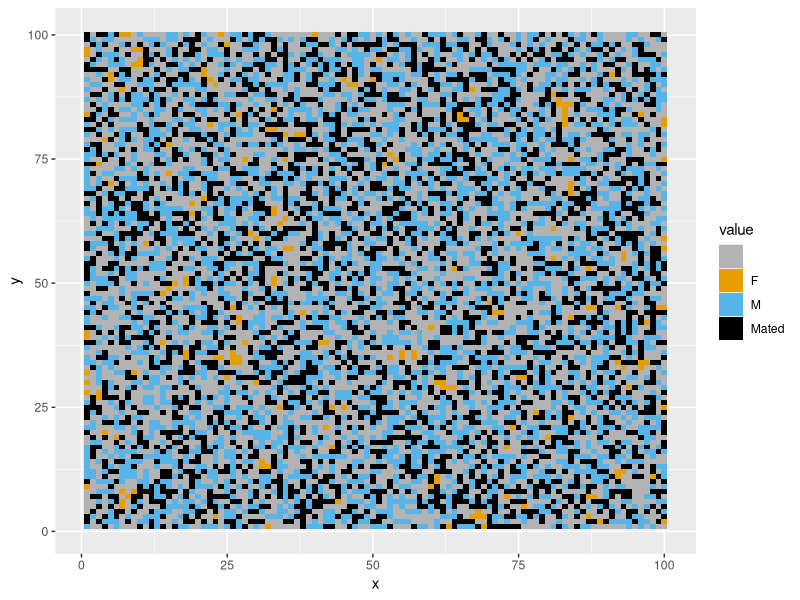
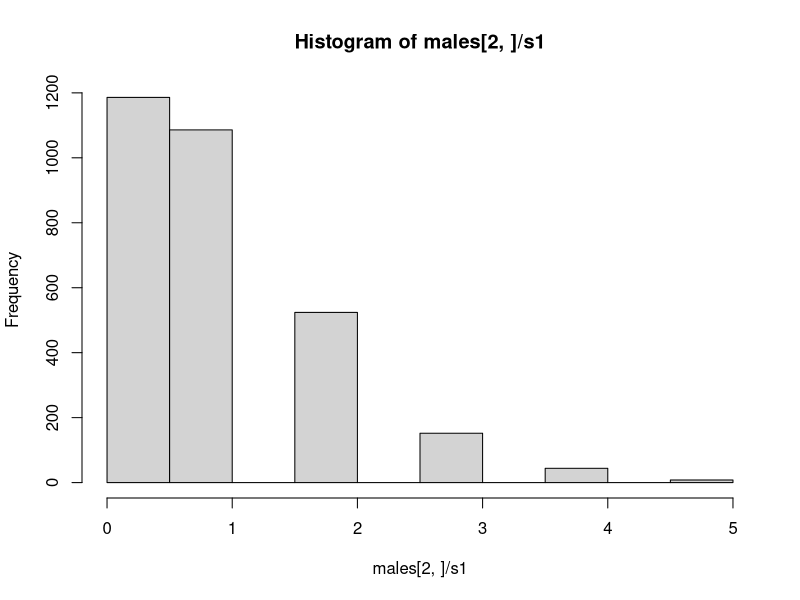
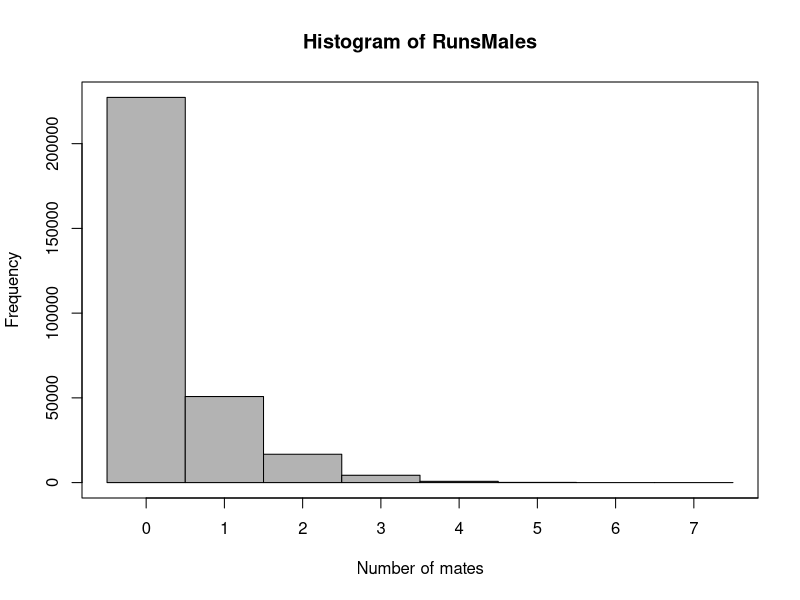

Generate these figures, in order, with R: (Note: a time limit stopped this script after it produced the figures.)
##### Code for measuring differences in effective population sizes between moss sexes ######

### The code has two major parts
# 1) Varying the population density
# 2) Varying the sex ratio

# Each part has three subsection
# 1) A single run of the simulation which can plot the arena
# 2) Multiple runs of the simulation
# 3) Full simulation which runs multiple runs for a range of parameter values

## Packages needed for plotting
require(reshape2)
require(ggplot2)

# Making colorblind friendly palette
colors <- c("#000000", "#E69F00", "#56B4E9", "#009E73",
            "#F0E442", "#0072B2", "#D55E00", "#CC79A7")


###########################################################
################# Varying the density #####################
###########################################################

# This simulation can be used to vary the density of indiviudals in the arena

####### Individual run of the simulation ########

##### Program ####
aRows <- 100 # Number of rows in spatial grid
aCols <- 100 # Number of columns in spatial grid

# Create empty spatial grid called "arena"
arena <- matrix(data = " ", nrow = aRows, ncol = aCols, byrow = FALSE, dimnames = NULL) 

N <- 6000 # population size, must be even  number because I assume an equal sex ratio

# Randomly selecting locations of individuals on grid
locs <- sample(seq(1,(aRows*aCols),by=1),N,replace=FALSE)

males <- matrix(data = 0, nrow = 2, ncol = N/2) # matrix of males
females <- rep(0,N/2) # matrix of males

m <- 1 # counter for males added 
f <- 1 # counter for males added 
for(i in 1:N){
  # alternate between placing of males and females on grid
  if(i%%2 == 0){
    males[1,m] <- locs[i] # Storing location
    arena[locs[i]] <- "M" # placing on grid
    m = m + 1
  }
  else{
    females[f] <- locs[i] # Storing location
    arena[locs[i]] <- "F"  # placing on grid
    f = f + 1
  }
}

# arena # shows grid

females <- sample(females,(N/2))#shuffle order of males

fM <- 0 # store number of mated females

for(i in 1:length(females)){
  mates <- rep(0,0) # vector of indexes of potential mates
  
  fRow <-(females[i]%% aRows) # convert index to row
  if(fRow == 0){fRow = aRows}
  fCol <- floor(((females[i])/aCols)+.99) # convert index to col
  
  if(fRow-1>0){ #check if there is a female above
    if(arena[(fRow-1),(fCol)] == "M"){
      # convert males loctation back to index
      index <- (((fCol-1)*aCols) + (fRow-1)) 
      # add index to list of potential mates
      mates <- c(mates,index)
    }
  }
  
  if(fRow+1<=aRows){ #check if there is a female below
    if(arena[(fRow+1),(fCol)] == "M"){
      # convert males loctation back to index
      index <- (((fCol-1)*aCols) + (fRow+1)) 
      # add index to list of potential mates
      mates <- c(mates,index)
    }
  }
  
  if(fCol-1>0){ #check if there is a female to the left
    if(arena[(fRow),(fCol-1)] == "M"){
      # convert males loctation back to index
      index <- (((fCol-2)*aCols) + (fRow)) 
      # add index to list of potential mates
      mates <- c(mates,index)
    }
  }
  
  if(fCol+1<=aCols){ #check if there is a female to the right
    if(arena[(fRow),(fCol+1)] == "M"){
      # convert males loctation back to index
      index <- (((fCol)*aCols) + (fRow)) 
      # add index to list of potential mates
      mates <- c(mates,index)
    }
  }
  
  if(fRow-1>0 && fCol-1>0){ #check diagonal up left
    if(arena[(fRow-1),(fCol-1)] == "M"){
      # convert males loctation back to index
      index <- (((fCol-2)*aCols) + (fRow-1)) 
      # add index to list of potential mates
      mates <- c(mates,index)
    }
  }
  
  if(fRow-1>0 && fCol+1<=aCols){ #check diagonal up right
    if(arena[(fRow-1),(fCol+1)] == "M"){
      # convert males loctation back to index
      index <- (((fCol)*aCols) + (fRow-1)) 
      # add index to list of potential mates
      mates <- c(mates,index)
    }
  }
  
  if(fRow+1<=aRows && fCol+1<=aCols){ #diagonal down right
    if(arena[(fRow+1),(fCol+1)] == "M"){
      # convert males loctation back to index
      index <- (((fCol)*aCols) + (fRow+1)) 
      # add index to list of potential mates
      mates <- c(mates,index)
    }
  }
  
  if(fRow+1<=aRows && fCol-1>0){ #check diagonal down left
    if(arena[(fRow+1),(fCol-1)] == "M"){
      # convert males loctation back to index
      index <- (((fCol-2)*aCols) + (fRow+1)) 
      # add index to list of potential mates
      mates <- c(mates,index)
    }
  }
  
  ## Mating
  if(length(mates) > 1){
    mate1 <- sample(mates,1) # randomly select mate
    mateX <- which(males[1,]==mate1) # index of mate
    males[2,mateX] = males[2,mateX] + 1
    
    # Record female as mated in arena
    arena[females[i]] <- "Mated" 
    fM = fM+1 # count how many females mated
  }
  if(length(mates) == 1){
    mateX <- which(males[1,]==mates) # index of mate
    males[2,mateX] = males[2,mateX] + 1
    
    # Record female as mated in arena
    arena[females[i]] <- "Mated" 
    fM = fM+1 # count how many females mated
  }
  
}

#### Plotting final arena ####
x1=melt(arena)
names(x1)=c("x","y","value")
levels(x1$value)=c("Empty","Unmated Female","Male","Mated Female")
qplot(x, y, fill=value, data=x1,geom='tile')+scale_fill_manual(values=c("gray70",colors[2],colors[3],colors[1]))
# Note, this plot looks wrong if the population size
# equals the arena size because there is one less level

## Calculating effective population size
# Scaler that is used to adjust fecundity to keep pop size constant
s1 <- (2/(mean(males[2,]))) # scale to keep pop size equal

# Applying scaler s1 to males
males[2,]<- sapply(males[2,],(function(x){x*s1}))
#mean(males[2,])
#var(males[2,])

# Calculating male (V chromosome) effective pop size
Ne <- ((2*N) - 2) / (2+var(males[2,]))

# Applying scaler to females
fList <- c(rep(s1,fM),rep(0,(N/2)-fM))
#mean(fList)
#var(fList)

# Calculating female (U chromosome) effective pop size
NeF <-  ((2*N) - 2) / (2+var(fList))

# Calculating autosome effective population size
alist <- c(males[2,],fList) # list of whole pop
Auto <- ((4*N) - 2) / (2+var(alist))

#histogram of number of mates per male
hist(males[2,]/s1)



####### Multiple runs of the simulation ########

reps <- 100 # Number of replicates

N <- 6000 # population size, must be even  number because I assume an equal sex ratio

RunsMales <- matrix(data = 0, nrow = reps, ncol = N/2) # matrix of males

RunsNeM <- rep(0,reps) # storing NeM values
RunsNeF <- rep(0,reps) # storing NeF values
RunsNeA <- rep(0,reps) # storing NeA values

for(k in 1:reps){
  ##### Program ####
  aRows <- 100 # Number of rows in spatial grid
  aCols <- 100 # Number of columns in spatial grid
  
  # Create empty spatial grid called "arena"
  arena <- matrix(data = " ", nrow = aRows, ncol = aCols, byrow = FALSE, dimnames = NULL) 
  
  # Randomly selecting locations of individuals on grid
  locs <- sample(seq(1,(aRows*aCols),by=1),N,replace=FALSE)
  
  males <- matrix(data = 0, nrow = 2, ncol = N/2) # matrix of males
  females <- rep(0,N/2) # matrix of males
  
  m <- 1 # counter for males added 
  f <- 1 # counter for males added 
  for(i in 1:N){
    # alternate between placing of males and females on grid
    if(i%%2 == 0){
      males[1,m] <- locs[i] # Storing location
      arena[locs[i]] <- "M" # placing on grid
      m = m + 1
    }
    else{
      females[m] <- locs[i] # Storing location
      arena[locs[i]] <- "F"  # placing on grid
      f = f + 1
    }
  }
  
  # arena # shows grid
  
  females <- sample(females,(N/2))#shuffle order of males
  
  fM <- 0 # store number of mated females
  
  for(i in 1:length(females)){
    mates <- rep(0,0) # vector of indexes of potential mates
    
    fRow <-(females[i]%% aRows) # convert index to row
    if(fRow == 0){fRow = aRows}
    fCol <- floor(((females[i])/aCols)+.99) # convert index to col
    
    if(fRow-1>0){ #check if there is a female above
      if(arena[(fRow-1),(fCol)] == "M"){
        # convert males loctation back to index
        index <- (((fCol-1)*aCols) + (fRow-1)) 
        # add index to list of potential mates
        mates <- c(mates,index)
      }
    }
    
    if(fRow+1<=aRows){ #check if there is a female below
      if(arena[(fRow+1),(fCol)] == "M"){
        # convert males loctation back to index
        index <- (((fCol-1)*aCols) + (fRow+1)) 
        # add index to list of potential mates
        mates <- c(mates,index)
      }
    }
    
    if(fCol-1>0){ #check if there is a female to the left
      if(arena[(fRow),(fCol-1)] == "M"){
        # convert males loctation back to index
        index <- (((fCol-2)*aCols) + (fRow)) 
        # add index to list of potential mates
        mates <- c(mates,index)
      }
    }
    
    if(fCol+1<=aCols){ #check if there is a female to the right
      if(arena[(fRow),(fCol+1)] == "M"){
        # convert males loctation back to index
        index <- (((fCol)*aCols) + (fRow)) 
        # add index to list of potential mates
        mates <- c(mates,index)
      }
    }
    
    if(fRow-1>0 && fCol-1>0){ #check diagonal up left
      if(arena[(fRow-1),(fCol-1)] == "M"){
        # convert males loctation back to index
        index <- (((fCol-2)*aCols) + (fRow-1)) 
        # add index to list of potential mates
        mates <- c(mates,index)
      }
    }
    
    if(fRow-1>0 && fCol+1<=aCols){ #check diagonal up right
      if(arena[(fRow-1),(fCol+1)] == "M"){
        # convert males loctation back to index
        index <- (((fCol)*aCols) + (fRow-1)) 
        # add index to list of potential mates
        mates <- c(mates,index)
      }
    }
    
    if(fRow+1<=aRows && fCol+1<=aCols){ #diagonal down right
      if(arena[(fRow+1),(fCol+1)] == "M"){
        # convert males loctation back to index
        index <- (((fCol)*aCols) + (fRow+1)) 
        # add index to list of potential mates
        mates <- c(mates,index)
      }
    }
    
    if(fRow+1<=aRows && fCol-1>0){ #check diagonal down left
      if(arena[(fRow+1),(fCol-1)] == "M"){
        # convert males loctation back to index
        index <- (((fCol-2)*aCols) + (fRow+1)) 
        # add index to list of potential mates
        mates <- c(mates,index)
      }
    }
    
    ## Mating
    if(length(mates) > 1){
      mate1 <- sample(mates,1) # randomly select mate
      mateX <- which(males[1,]==mate1) # index of mate
      males[2,mateX] = males[2,mateX] + 1
      
      # Record female as mated in arena
      arena[females[i]] <- "Mated" 
      fM = fM+1 # count how many females mated
    }
    if(length(mates) == 1){
      mateX <- which(males[1,]==mates) # index of mate
      males[2,mateX] = males[2,mateX] + 1
      
      # Record female as mated in arena
      arena[females[i]] <- "Mated" 
      fM = fM+1 # count how many females mated
    }
  }
  
  # scaler to keep pop size equal
  s1 <- (2/(mean(males[2,]))) 
  
  # Applying scaler to males
  males[2,]<- sapply(males[2,],(function(x){x*s1}))
  
  # Calculating male (V chromosome) effective pop size
  NeM <- ((2*N) - 2) / (2+var(males[2,]))
  
  # Applying scaler s1 to females 
  fList <- c(rep(s1,fM),rep(0,(N/2)-fM))
  
  # Calculating male (U chromosome) effective pop size
  NeF <-  ((2*N) - 2) / (2+var(fList))
  
  # Calculating autosome effective population size
  alist <- c(males[2,],fList) # list of whole pop
  NeA <- ((4*N) - 2) / (2+var(alist))
  
  RunsMales[k,] <- (males[2,]/s1) # stores males values
  RunsNeM[k] <- NeM # Stores male Ne
  RunsNeF[k] <- NeF # Stores female Ne
  RunsNeA[k] <- NeA # Stores autosome Ne
}


mean(RunsNeM) # Mean NeM of all runs
mean(RunsNeF) # Mean NeF of all runs

### Creates a histogram of number of mates per male
hist(RunsMales,breaks=max(RunsMales),xaxt="n",col="gray70",xlab="Number of mates",ylab="Frequency")
axis(1,at=seq(0.5,max(RunsMales)+.5,by=1),labels=seq(0,max(RunsMales),by=1))
box(which="plot")


######### Full simulation ###########

# Loops through different densities
# Runs multiple replicates for each density
# Plots the results

# Vector of pop sizes to evaluate (must be even numbers)
sizes <- seq(1000,10000,by=1000)

# Vectors for storing results of different runs
NeM_results <- rep(0,length(sizes))
NeF_results <- rep(0,length(sizes))
NeA_results <- rep(0,length(sizes))

reps <- 100 # Number of replicates

for(z in 1:length(sizes)){
  
  N <- sizes[z] # population size, must be even  number because I assume an equal sex ratio
  
  RunsMales <- matrix(data = 0, nrow = reps, ncol = N/2) # matrix of males
  
  RunsNeM <- rep(0,reps)
  RunsNeF <- rep(0,reps)
  RunsNeA <- rep(0,reps)
  
  for(k in 1:reps){
    ##### Program ####
    aRows <- 100 # Number of rows in spatial grid
    aCols <- 100 # Number of columns in spatial grid
    
    # Create empty spatial grid called "arena"
    arena <- matrix(data = " ", nrow = aRows, ncol = aCols, byrow = FALSE, dimnames = NULL) 
    
    # Randomly selecting locations of individuals on grid
    locs <- sample(seq(1,(aRows*aCols),by=1),N,replace=FALSE)
    
    males <- matrix(data = 0, nrow = 2, ncol = N/2) # matrix of males
    females <- rep(0,N/2) # matrix of males
    
    m <- 1 # counter for males added 
    f <- 1 # counter for males added 
    for(i in 1:N){
      # alternate between placing of males and females on grid
      if(i%%2 == 0){
        males[1,m] <- locs[i] # Storing location
        arena[locs[i]] <- "M" # placing on grid
        m = m + 1
      }
      else{
        females[m] <- locs[i] # Storing location
        arena[locs[i]] <- "F"  # placing on grid
        f = f + 1
      }
    }
    
    # arena # shows grid
    
    females <- sample(females,(N/2))#shuffle order of males
    
    fM <- 0 # store number of mated females
    
    for(i in 1:length(females)){
      mates <- rep(0,0) # vector of indexes of potential mates
      
      fRow <-(females[i]%% aRows) # convert index to row
      if(fRow == 0){fRow = aRows}
      fCol <- floor(((females[i])/aCols)+.99) # convert index to col
      
      if(fRow-1>0){ #check if there is a female above
        if(arena[(fRow-1),(fCol)] == "M"){
          # convert males loctation back to index
          index <- (((fCol-1)*aCols) + (fRow-1)) 
          # add index to list of potential mates
          mates <- c(mates,index)
        }
      }
      
      if(fRow+1<=aRows){ #check if there is a female below
        if(arena[(fRow+1),(fCol)] == "M"){
          # convert males loctation back to index
          index <- (((fCol-1)*aCols) + (fRow+1)) 
          # add index to list of potential mates
          mates <- c(mates,index)
        }
      }
      
      if(fCol-1>0){ #check if there is a female to the left
        if(arena[(fRow),(fCol-1)] == "M"){
          # convert males loctation back to index
          index <- (((fCol-2)*aCols) + (fRow)) 
          # add index to list of potential mates
          mates <- c(mates,index)
        }
      }
      
      if(fCol+1<=aCols){ #check if there is a female to the right
        if(arena[(fRow),(fCol+1)] == "M"){
          # convert males loctation back to index
          index <- (((fCol)*aCols) + (fRow)) 
          # add index to list of potential mates
          mates <- c(mates,index)
        }
      }
      
      if(fRow-1>0 && fCol-1>0){ #check diagonal up left
        if(arena[(fRow-1),(fCol-1)] == "M"){
          # convert males loctation back to index
          index <- (((fCol-2)*aCols) + (fRow-1)) 
          # add index to list of potential mates
          mates <- c(mates,index)
        }
      }
      
      if(fRow-1>0 && fCol+1<=aCols){ #check diagonal up right
        if(arena[(fRow-1),(fCol+1)] == "M"){
          # convert males loctation back to index
          index <- (((fCol)*aCols) + (fRow-1)) 
          # add index to list of potential mates
          mates <- c(mates,index)
        }
      }
      
      if(fRow+1<=aRows && fCol+1<=aCols){ #diagonal down right
        if(arena[(fRow+1),(fCol+1)] == "M"){
          # convert males loctation back to index
          index <- (((fCol)*aCols) + (fRow+1)) 
          # add index to list of potential mates
          mates <- c(mates,index)
        }
      }
      
      if(fRow+1<=aRows && fCol-1>0){ #check diagonal down left
        if(arena[(fRow+1),(fCol-1)] == "M"){
          # convert males loctation back to index
          index <- (((fCol-2)*aCols) + (fRow+1)) 
          # add index to list of potential mates
          mates <- c(mates,index)
        }
      }
      
      ## Mating
      if(length(mates) > 1){
        mate1 <- sample(mates,1) # randomly select mate
        mateX <- which(males[1,]==mate1) # index of mate
        males[2,mateX] = males[2,mateX] + 1
        
        # Record female as mated in arena
        arena[females[i]] <- "Mated" 
        fM = fM+1 # count how many females mated
      }
      if(length(mates) == 1){
        mateX <- which(males[1,]==mates) # index of mate
        males[2,mateX] = males[2,mateX] + 1
        
        # Record female as mated in arena
        arena[females[i]] <- "Mated" 
        fM = fM+1 # count how many females mated
      }
    }
    
    # scaler to keep pop size equal
    s1 <- (2/(mean(males[2,]))) 
    
    # Applying scaler to males
    males[2,]<- sapply(males[2,],(function(x){x*s1}))
    
    # Calculating male (V chromosome) effective pop size
    NeM <- ((2*N) - 2) / (2+var(males[2,]))
    
    # Applying scaler s1 to females 
    fList <- c(rep(s1,fM),rep(0,(N/2)-fM))
    
    # Calculating male (U chromosome) effective pop size
    NeF <-  ((2*N) - 2) / (2+var(fList))
    
    # Calculating autosome effective population size
    alist <- c(males[2,],fList) # list of whole pop
    NeA <- ((4*N) - 2) / (2+var(alist))
    
    RunsMales[k,] <- (males[2,]/s1) # stores males values
    RunsNeM[k] <- NeM # Stores male Ne
    RunsNeF[k] <- NeF # Stores female Ne
    RunsNeA[k] <- NeA # Stores autosome Ne
  }
  NeM_results[z] <- mean(RunsNeM) # Mean NeM of all runs
  NeF_results[z] <- mean(RunsNeF) # Mean NeF of all runs
  NeA_results[z] <- mean(RunsNeA) # Mean NeA of all runs
}

### Plotting results
# Plots will have to be adjusted depending on parameters
# Export with size (4.3H X 5W)

plot(x=seq(1000,10000,by=1000),y=NeA_results,pch=16,xlab="Realized population size",ylab="Effective population size",cex.axis=.75,col="blue")
lines(x=seq(1000,10000,by=1000),y=NeA_results,col="blue")

lines(x=seq(1000,10000,by=1000),y=NeF_results,lty=1)
points(x=seq(1000,10000,by=1000),y=NeF_results,pch=16)

lines(x=seq(1000,10000,by=1000),y=NeM_results,lty=1)
points(x=seq(1000,10000,by=1000),y=NeM_results,pch=21,col="black",bg="white")

legend(1000,10000,c("Autosome","U chromosome","V chromosome"),pch=c(16,16,1),col=c("blue","black","black"),cex=.75,box.lwd=F,y.intersp=.5,bty="n",seg.len=3,pt.cex = c(1,1,.85))



###########################################################
################# Varying the Sex Ratio ###################
###########################################################

# This code runs simulations where you can change the sex ratio

####### Individual run of the simulation ########
##### Program ####
NM <- 5400 # Number of males
NF <- 600 # Number of Females
N <- NM + NF # Tot Population size

aRows <- 100 # Number of rows in spatial grid
aCols <- 100 # Number of columns in spatial grid

# Create empty spatial grid called "arena"
arena <- matrix(data = " ", nrow = aRows, ncol = aCols, byrow = FALSE, dimnames = NULL) 

# Randomly selecting locations of individuals on grid
locs <- sample(seq(1,(aRows*aCols),by=1),N,replace=FALSE)

males <- matrix(data = 0, nrow = 2, ncol = NM) # matrix of males
females <- rep(0,NF) # matrix of males

## Filling arena

m <- 1 # counter for males added 
f <- 1 # counter for females added 
for(i in 1:N){
  # alternate between placing of males and females on grid
  
  if(NM < NF){ # if less males than females 
    if(i%%2 == 0 && m <= NM){
      males[1,m] <- locs[i] # Storing location
      arena[locs[i]] <- "M" # placing on grid
      m = m + 1
    }
    else{
      females[f] <- locs[i] # Storing location
      arena[locs[i]] <- "F"  # placing on grid
      f = f + 1
    }
  }
  else{ # If more females than males
    if(i%%2 == 0 && f <= NF){
      females[f] <- locs[i] # Storing location
      arena[locs[i]] <- "F" # placing on grid
      f = f + 1
    }
    else{
      males[1,m] <- locs[i] # Storing location
      arena[locs[i]] <- "M" # placing on grid
      m = m + 1
    }
  }
}

# arena # shows grid

females <- sample(females,NF)#shuffle order of males

fM <- 0 # store number of mated females

for(i in 1:length(females)){
  mates <- rep(0,0) # vector of indexes of potential mates
  
  fRow <-(females[i]%% aRows) # convert index to row
  if(fRow == 0){fRow = aRows}
  fCol <- floor(((females[i])/aCols)+.99) # convert index to col
  
  if(fRow-1>0){ #check if there is a female above
    if(arena[(fRow-1),(fCol)] == "M"){
      # convert males loctation back to index
      index <- (((fCol-1)*aCols) + (fRow-1)) 
      # add index to list of potential mates
      mates <- c(mates,index)
    }
  }
  
  if(fRow+1<=aRows){ #check if there is a female below
    if(arena[(fRow+1),(fCol)] == "M"){
      # convert males loctation back to index
      index <- (((fCol-1)*aCols) + (fRow+1)) 
      # add index to list of potential mates
      mates <- c(mates,index)
    }
  }
  
  if(fCol-1>0){ #check if there is a female to the left
    if(arena[(fRow),(fCol-1)] == "M"){
      # convert males loctation back to index
      index <- (((fCol-2)*aCols) + (fRow)) 
      # add index to list of potential mates
      mates <- c(mates,index)
    }
  }
  
  if(fCol+1<=aCols){ #check if there is a female to the right
    if(arena[(fRow),(fCol+1)] == "M"){
      # convert males loctation back to index
      index <- (((fCol)*aCols) + (fRow)) 
      # add index to list of potential mates
      mates <- c(mates,index)
    }
  }
  
  if(fRow-1>0 && fCol-1>0){ #check diagonal up left
    if(arena[(fRow-1),(fCol-1)] == "M"){
      # convert males loctation back to index
      index <- (((fCol-2)*aCols) + (fRow-1)) 
      # add index to list of potential mates
      mates <- c(mates,index)
    }
  }
  
  if(fRow-1>0 && fCol+1<=aCols){ #check diagonal up right
    if(arena[(fRow-1),(fCol+1)] == "M"){
      # convert males loctation back to index
      index <- (((fCol)*aCols) + (fRow-1)) 
      # add index to list of potential mates
      mates <- c(mates,index)
    }
  }
  
  if(fRow+1<=aRows && fCol+1<=aCols){ #diagonal down right
    if(arena[(fRow+1),(fCol+1)] == "M"){
      # convert males loctation back to index
      index <- (((fCol)*aCols) + (fRow+1)) 
      # add index to list of potential mates
      mates <- c(mates,index)
    }
  }
  
  if(fRow+1<=aRows && fCol-1>0){ #check diagonal down left
    if(arena[(fRow+1),(fCol-1)] == "M"){
      # convert males loctation back to index
      index <- (((fCol-2)*aCols) + (fRow+1)) 
      # add index to list of potential mates
      mates <- c(mates,index)
    }
  }
  
  ## Mating
  if(length(mates) > 1){
    mate1 <- sample(mates,1) # randomly select mate
    mateX <- which(males[1,]==mate1) # index of mate
    males[2,mateX] = males[2,mateX] + 1
    
    # Record female as mated in arena
    arena[females[i]] <- "Mated" 
    fM = fM+1 # count how many females mated
  }
  if(length(mates) == 1){
    mateX <- which(males[1,]==mates) # index of mate
    males[2,mateX] = males[2,mateX] + 1
    
    # Record female as mated in arena
    arena[females[i]] <- "Mated" 
    fM = fM+1 # count how many females mated
  }
}

#### Plotting final arena ####
x1=melt(arena)
names(x1)=c("x","y","value")
levels(x1$value)=c("Empty","Unmated Female","Male","Mated Female")
qplot(x, y, fill=value, data=x1,geom='tile')+scale_fill_manual(values=c("gray70",colors[2],colors[3],colors[1]))
# Note, this plot looks wrong if the population size
# equals the arena size because there is one less level

# scaler to keep pop size equal
s1 <- (2/(mean(males[2,]))) 

# Applying scaler to males
males[2,]<- sapply(males[2,],(function(x){x*s1}))

# Calculating male (V chromosome) effective pop size
NeM <- ((4*NM) - 2) / (2+var(males[2,]))

# Applying scaler s1 to females 
fList <- c(rep(s1,fM),rep(0,(NF)-fM))

# Calculating male (U chromosome) effective pop size
NeF <-  ((4*NF) - 2) / (2+var(fList))

# Calculating autosome effective population size
alist <- c(males[2,],fList) # list of whole pop
NeA <- ((4*N) - 2) / (2+var(alist))

#histogram of number of mates per male
hist(males[2,]/s1)



####### Running Multiple Reps ########

reps <- 100 # Number of replicates

N <- 6000 # population size, must be even  number because I assume an equal sex ratio

NM <- 3000 # number of males
NF <- 3000 # number of females

RunsMales <- matrix(data = 0, nrow = reps, ncol = NM) # matrix of males

RunsNeM <- rep(0,reps)
RunsNeF <- rep(0,reps)
RunsNeA <- rep(0,reps)

for(k in 1:reps){
  ##### Program ####
  aRows <- 100 # Number of rows in spatial grid
  aCols <- 100 # Number of columns in spatial grid
  
  # Create empty spatial grid called "arena"
  arena <- matrix(data = " ", nrow = aRows, ncol = aCols, byrow = FALSE, dimnames = NULL) 
  
  # Randomly selecting locations of individuals on grid
  locs <- sample(seq(1,(aRows*aCols),by=1),N,replace=FALSE)
  
  males <- matrix(data = 0, nrow = 2, ncol = NM) # matrix of males
  females <- rep(0,NF) # matrix of males
  
  ## Filling arena
  
  m <- 1 # counter for males added 
  f <- 1 # counter for females added 
  for(i in 1:N){
    # alternate between placing of males and females on grid
    
    if(NM < NF){ # if less males than females 
      if(i%%2 == 0 && m <= NM){
        males[1,m] <- locs[i] # Storing location
        arena[locs[i]] <- "M" # placing on grid
        m = m + 1
      }
      else{
        females[f] <- locs[i] # Storing location
        arena[locs[i]] <- "F"  # placing on grid
        f = f + 1
      }
    }
    else{ # If more females than males
      if(i%%2 == 0 && f <= NF){
        females[f] <- locs[i] # Storing location
        arena[locs[i]] <- "F" # placing on grid
        f = f + 1
      }
      else{
        males[1,m] <- locs[i] # Storing location
        arena[locs[i]] <- "M" # placing on grid
        m = m + 1
      }
    }
  }
  
  # arena # shows grid
  
  females <- sample(females,NF)#shuffle order of males
  
  fM <- 0 # store number of mated females
  
  for(i in 1:length(females)){
    mates <- rep(0,0) # vector of indexes of potential mates
    
    fRow <-(females[i]%% aRows) # convert index to row
    if(fRow == 0){fRow = aRows}
    fCol <- floor(((females[i])/aCols)+.99) # convert index to col
    
    if(fRow-1>0){ #check if there is a female above
      if(arena[(fRow-1),(fCol)] == "M"){
        # convert males loctation back to index
        index <- (((fCol-1)*aCols) + (fRow-1)) 
        # add index to list of potential mates
        mates <- c(mates,index)
      }
    }
    
    if(fRow+1<=aRows){ #check if there is a female below
      if(arena[(fRow+1),(fCol)] == "M"){
        # convert males loctation back to index
        index <- (((fCol-1)*aCols) + (fRow+1)) 
        # add index to list of potential mates
        mates <- c(mates,index)
      }
    }
    
    if(fCol-1>0){ #check if there is a female to the left
      if(arena[(fRow),(fCol-1)] == "M"){
        # convert males loctation back to index
        index <- (((fCol-2)*aCols) + (fRow)) 
        # add index to list of potential mates
        mates <- c(mates,index)
      }
    }
    
    if(fCol+1<=aCols){ #check if there is a female to the right
      if(arena[(fRow),(fCol+1)] == "M"){
        # convert males loctation back to index
        index <- (((fCol)*aCols) + (fRow)) 
        # add index to list of potential mates
        mates <- c(mates,index)
      }
    }
    
    if(fRow-1>0 && fCol-1>0){ #check diagonal up left
      if(arena[(fRow-1),(fCol-1)] == "M"){
        # convert males loctation back to index
        index <- (((fCol-2)*aCols) + (fRow-1)) 
        # add index to list of potential mates
        mates <- c(mates,index)
      }
    }
    
    if(fRow-1>0 && fCol+1<=aCols){ #check diagonal up right
      if(arena[(fRow-1),(fCol+1)] == "M"){
        # convert males loctation back to index
        index <- (((fCol)*aCols) + (fRow-1)) 
        # add index to list of potential mates
        mates <- c(mates,index)
      }
    }
    
    if(fRow+1<=aRows && fCol+1<=aCols){ #diagonal down right
      if(arena[(fRow+1),(fCol+1)] == "M"){
        # convert males loctation back to index
        index <- (((fCol)*aCols) + (fRow+1)) 
        # add index to list of potential mates
        mates <- c(mates,index)
      }
    }
    
    if(fRow+1<=aRows && fCol-1>0){ #check diagonal down left
      if(arena[(fRow+1),(fCol-1)] == "M"){
        # convert males loctation back to index
        index <- (((fCol-2)*aCols) + (fRow+1)) 
        # add index to list of potential mates
        mates <- c(mates,index)
      }
    }
    
    ## Mating
    if(length(mates) > 1){
      mate1 <- sample(mates,1) # randomly select mate
      mateX <- which(males[1,]==mate1) # index of mate
      males[2,mateX] = males[2,mateX] + 1
      
      # Record female as mated in arena
      arena[females[i]] <- "Mated" 
      fM = fM+1 # count how many females mated
    }
    if(length(mates) == 1){
      mateX <- which(males[1,]==mates) # index of mate
      males[2,mateX] = males[2,mateX] + 1
      
      # Record female as mated in arena
      arena[females[i]] <- "Mated" 
      fM = fM+1 # count how many females mated
    }
  }
  
  # scaler to keep pop size equal
  s1 <- (2/(mean(males[2,]))) 
  
  # Applying scaler to males
  males[2,]<- sapply(males[2,],(function(x){x*s1}))
  
  # Calculating male (V chromosome) effective pop size
  NeM <- ((4*NM) - 2) / (2+var(males[2,]))
  
  # Applying scaler s1 to females 
  fList <- c(rep(s1,fM),rep(0,(NF)-fM))
  
  # Calculating male (U chromosome) effective pop size
  NeF <-  ((4*NF) - 2) / (2+var(fList))
  
  # Calculating autosome effective population size
  alist <- c(males[2,],fList) # list of whole pop
  NeA <- ((4*N) - 2) / (2+var(alist))
  
  RunsMales[k,] <- (males[2,]/s1) # stores males values
  RunsNeM[k] <- NeM # Stores male Ne
  RunsNeF[k] <- NeF # Stores female Ne
  RunsNeA[k] <- NeA # Stores autosome Ne
  
}


mean(RunsNeM) # Mean NeM of all runs
mean(RunsNeF) # Mean NeF of all runs
mean(RunsNeA)

### Creates a histogram of number of mates per male
hist(RunsMales,breaks=max(RunsMales),xaxt="n",col="gray70",xlab="Number of mates",ylab="Frequency")
axis(1,at=seq(0.5,max(RunsMales)+.5,by=1),labels=seq(0,max(RunsMales),by=1))
box(which="plot")




######### Full simulation ###########

# Loops through different densities
# Runs multiple replicates for each sex ratio
# Plots the results

# Vector of sizes to evaluate
sizesM <- c(5400,5250,5000,4500,3000,1500,1000,750,600) # males
sizesF <- c(600,750,1000,1500,3000,4500,5000,5250,5400) # females

# Vectors for storing results of different runs
NeM_results <- rep(0,length(sizesM))
NeF_results <- rep(0,length(sizesF))
NeA_results <- rep(0,length(sizesM))

reps <- 100 # Number of replicates

for(z in 1:length(sizesM)){
  
  N <- sizesM[z] + sizesF[z] # total population size

  NM <- sizesM[z] # number of males
  NF <- sizesF[z] # number of females
  
  RunsMales <- matrix(data = 0, nrow = reps, ncol = NM) # matrix of males
  
  RunsNeM <- rep(0,reps)
  RunsNeF <- rep(0,reps)
  RunsNeA <- rep(0,reps)
  
  for(k in 1:reps){
    ##### Program ####
    aRows <- 100 # Number of rows in spatial grid
    aCols <- 100 # Number of columns in spatial grid
    
    # Create empty spatial grid called "arena"
    arena <- matrix(data = " ", nrow = aRows, ncol = aCols, byrow = FALSE, dimnames = NULL) 
    
    # Randomly selecting locations of individuals on grid
    locs <- sample(seq(1,(aRows*aCols),by=1),N,replace=FALSE)
    
    males <- matrix(data = 0, nrow = 2, ncol = NM) # matrix of males
    females <- rep(0,NF) # matrix of males
    
    ## Filling arena
    
    m <- 1 # counter for males added 
    f <- 1 # counter for females added 
    for(i in 1:N){
      # alternate between placing of males and females on grid
      
      if(NM < NF){ # if less males than females 
        if(i%%2 == 0 && m <= NM){
          males[1,m] <- locs[i] # Storing location
          arena[locs[i]] <- "M" # placing on grid
          m = m + 1
        }
        else{
          females[f] <- locs[i] # Storing location
          arena[locs[i]] <- "F"  # placing on grid
          f = f + 1
        }
      }
      else{ # If more females than males
        if(i%%2 == 0 && f <= NF){
          females[f] <- locs[i] # Storing location
          arena[locs[i]] <- "F" # placing on grid
          f = f + 1
        }
        else{
          males[1,m] <- locs[i] # Storing location
          arena[locs[i]] <- "M" # placing on grid
          m = m + 1
        }
      }
    }
    
    # arena # shows grid
    
    females <- sample(females,NF)#shuffle order of males
    
    fM <- 0 # store number of mated females
    
    for(i in 1:length(females)){
      mates <- rep(0,0) # vector of indexes of potential mates
      
      fRow <-(females[i]%% aRows) # convert index to row
      if(fRow == 0){fRow = aRows}
      fCol <- floor(((females[i])/aCols)+.99) # convert index to col
      
      if(fRow-1>0){ #check if there is a female above
        if(arena[(fRow-1),(fCol)] == "M"){
          # convert males loctation back to index
          index <- (((fCol-1)*aCols) + (fRow-1)) 
          # add index to list of potential mates
          mates <- c(mates,index)
        }
      }
      
      if(fRow+1<=aRows){ #check if there is a female below
        if(arena[(fRow+1),(fCol)] == "M"){
          # convert males loctation back to index
          index <- (((fCol-1)*aCols) + (fRow+1)) 
          # add index to list of potential mates
          mates <- c(mates,index)
        }
      }
      
      if(fCol-1>0){ #check if there is a female to the left
        if(arena[(fRow),(fCol-1)] == "M"){
          # convert males loctation back to index
          index <- (((fCol-2)*aCols) + (fRow)) 
          # add index to list of potential mates
          mates <- c(mates,index)
        }
      }
      
      if(fCol+1<=aCols){ #check if there is a female to the right
        if(arena[(fRow),(fCol+1)] == "M"){
          # convert males loctation back to index
          index <- (((fCol)*aCols) + (fRow)) 
          # add index to list of potential mates
          mates <- c(mates,index)
        }
      }
      
      if(fRow-1>0 && fCol-1>0){ #check diagonal up left
        if(arena[(fRow-1),(fCol-1)] == "M"){
          # convert males loctation back to index
          index <- (((fCol-2)*aCols) + (fRow-1)) 
          # add index to list of potential mates
          mates <- c(mates,index)
        }
      }
      
      if(fRow-1>0 && fCol+1<=aCols){ #check diagonal up right
        if(arena[(fRow-1),(fCol+1)] == "M"){
          # convert males loctation back to index
          index <- (((fCol)*aCols) + (fRow-1)) 
          # add index to list of potential mates
          mates <- c(mates,index)
        }
      }
      
      if(fRow+1<=aRows && fCol+1<=aCols){ #diagonal down right
        if(arena[(fRow+1),(fCol+1)] == "M"){
          # convert males loctation back to index
          index <- (((fCol)*aCols) + (fRow+1)) 
          # add index to list of potential mates
          mates <- c(mates,index)
        }
      }
      
      if(fRow+1<=aRows && fCol-1>0){ #check diagonal down left
        if(arena[(fRow+1),(fCol-1)] == "M"){
          # convert males loctation back to index
          index <- (((fCol-2)*aCols) + (fRow+1)) 
          # add index to list of potential mates
          mates <- c(mates,index)
        }
      }
      
      ## Mating
      if(length(mates) > 1){
        mate1 <- sample(mates,1) # randomly select mate
        mateX <- which(males[1,]==mate1) # index of mate
        males[2,mateX] = males[2,mateX] + 1
        
        # Record female as mated in arena
        arena[females[i]] <- "Mated" 
        fM = fM+1 # count how many females mated
      }
      if(length(mates) == 1){
        mateX <- which(males[1,]==mates) # index of mate
        males[2,mateX] = males[2,mateX] + 1
        
        # Record female as mated in arena
        arena[females[i]] <- "Mated" 
        fM = fM+1 # count how many females mated
      }
    }
    
    # scaler to keep pop size equal
    s1 <- (2/(mean(males[2,]))) 
    
    # Applying scaler to males
    males[2,]<- sapply(males[2,],(function(x){x*s1}))
    
    # Calculating male (V chromosome) effective pop size
    NeM <- ((4*NM) - 2) / (2+var(males[2,]))
    
    # Applying scaler s1 to females 
    fList <- c(rep(s1,fM),rep(0,(NF)-fM))
    
    # Calculating male (U chromosome) effective pop size
    NeF <-  ((4*NF) - 2) / (2+var(fList))
    
    # Calculating autosome effective population size
    alist <- c(males[2,],fList) # list of whole pop
    NeA <- ((4*N) - 2) / (2+var(alist))
    
    RunsMales[k,] <- (males[2,]/s1) # stores males values
    RunsNeM[k] <- NeM # Stores male Ne
    RunsNeF[k] <- NeF # Stores female Ne
    RunsNeA[k] <- NeA # Stores autosome Ne
  }
  
  NeM_results[z] <- mean(RunsNeM) # Mean NeM of all runs
  NeF_results[z] <- mean(RunsNeF) # Mean NeF of all runs
  NeA_results[z] <- mean(RunsNeA) # Mean NeA of all runs
}



plot(x=seq(1,9,by=1),y=NeF_results,pch=16,xlab="Females:Males",ylab="Effective population size",cex.axis=.75,ylim=c(0,11000),yaxt="n",xaxt="n")
lines(x=seq(1,9,by=1),y=NeF_results)

lines(x=seq(1,9,by=1),y=NeM_results,lty=1)
points(x=seq(1,9,by=1),y=NeM_results,pch=21,col="black",bg="white")

lines(x=seq(1,9,by=1),y=NeA_results,lty=1,col="blue")
points(x=seq(1,9,by=1),y=NeA_results,pch=16,col="blue")

xlabs = c("1:9","1:7","1:5","1:3","1:1","3:1","5:1","7:1","9:1")
axis(1,seq(1,9,by=1),labels=xlabs,cex.axis=.75,padj=-.5)
axis(2,seq(0,11000,by=2000),cex.axis=.75,padj=-.5)

legend(1,11000,c("Autosome","U chromosome","V chromosome"),pch=c(16,16,1),col=c("blue","black","black"),cex=.75,box.lwd=F,y.intersp=.5,bty="n",seg.len=3,pt.cex = c(1,1,.85))
